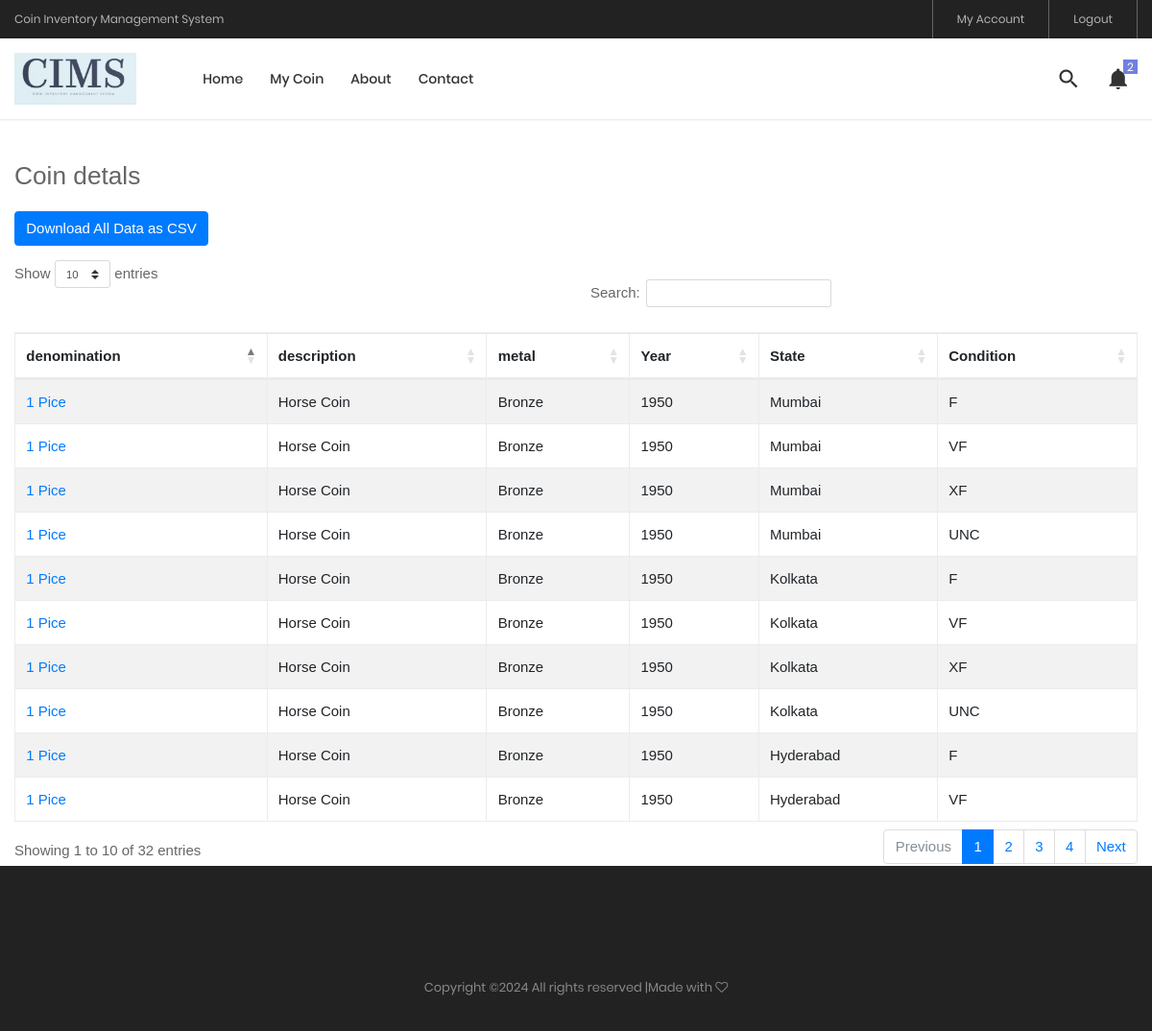
/coins/1/ (signed in), run on the app's committed database.
### mycoinApp/models.py (models this page shows, shortened)
class CoinStateCondition(models.Model):
    coin = models.ForeignKey(Coin, on_delete=models.CASCADE)
    state = models.ForeignKey(State, on_delete=models.CASCADE)
    condition = models.ForeignKey(Condition, on_delete=models.CASCADE)
    price = models.DecimalField(max_digits=10, decimal_places=2, blank=True, null=True)
    front_image = models.ImageField( upload_to="images/coins", blank=True, null=True, default="images/coins")
    back_image = models.ImageField( upload_to="images/coins/coin1.jpg", blank=True, null=True)
    class Meta:
        unique_together = ('coin', 'state', 'condition')

class Coin(models.Model):
    denomination = models.CharField(max_length=100)
    description = models.TextField()
    metal = models.CharField(max_length=100)
    year = models.PositiveIntegerField()

class State(models.Model):
    name = models.CharField(max_length=100, unique=True)

class Condition(models.Model):
    name = models.CharField(max_length=50, unique=True)

### mycoinApp/modules/coin_management/login.py (the view, shortened to what this page needs)
# urls.py: path('coins/<int:id>/', views.coins, name = 'coins' ),
def coins(request, id):
    logged_user = request.session.get('user_id', None)
    if not logged_user:
        messages.error(request,'Login required to access this page')
        return redirect('login')
    coin = Coin.objects.get(id=id)
    denomination = Coin.objects.filter(denomination=coin.denomination)
    notifications = PushNotification.objects.filter(user=logged_user)
    coinid = []
    for i in denomination:
        coinid.append(i.id)
    data = CoinStateCondition.objects.filter(coin__in=coinid)
    context={
        'data':data,
        'current_url': request.get_full_path(),
        'notifications' : notifications,
        'count' : notifications.count(),
    }
    return render(request,'coins.html',context)

### templates/coins.html (shortened to what this page needs)
{% load static %}
<!DOCTYPE html>
<html lang="en">
<head>
    <link href="https://stackpath.bootstrapcdn.com/bootstrap/4.5.2/css/bootstrap.min.css" rel="stylesheet">
    <link href="https://cdn.datatables.net/1.10.21/css/dataTables.bootstrap4.min.css" rel="stylesheet">
	<link rel="stylesheet" type="text/css" href="{% static 'vendor/bootstrap/css/bootstrap.min.css' %}">
	<link rel="stylesheet" type="text/css" href="{% static 'fonts/font-awesome-4.7.0/css/font-awesome.min.css' %}">
	<link rel="stylesheet" type="text/css" href="{% static 'fonts/iconic/css/material-design-iconic-font.min.css' %}">
	<link rel="stylesheet" type="text/css" href="{% static 'fonts/linearicons-v1.0.0/icon-font.min.css' %}">
	<link rel="stylesheet" type="text/css" href="{% static 'vendor/animate/animate.css' %}">
	<link rel="stylesheet" type="text/css" href="{% static 'vendor/css-hamburgers/hamburgers.min.css' %}">
	<link rel="stylesheet" type="text/css" href="{% static 'vendor/animsition/css/animsition.min.css' %}">
	<link rel="stylesheet" type="text/css" href="{% static 'vendor/select2/select2.min.css' %}">
	<link rel="stylesheet" type="text/css" href="{% static 'vendor/daterangepicker/daterangepicker.css' %}">
	<link rel="stylesheet" type="text/css" href="{% static 'vendor/slick/slick.css' %}">
	<link rel="stylesheet" type="text/css" href="{% static 'vendor/MagnificPopup/magnific-popup.css' %}">
	<link rel="stylesheet" type="text/css" href="{% static 'vendor/perfect-scrollbar/perfect-scrollbar.css' %}">
	<link rel="stylesheet" type="text/css" href="{% static 'css/util.css' %}">
	<link rel="stylesheet" type="text/css" href="{% static 'css/main.css' %}">
</head>
<body class="animsition">
	<header class="header-v4">
		<div class="container-menu-desktop">
			<div class="top-bar">
				<div class="content-topbar flex-sb-m h-full container">
					<div class="left-top-bar">
						Coin Inventory Management System
					</div>
					<div class="right-top-bar flex-w h-full">
						<a href="{% url 'login' %}" class="flex-c-m trans-04 p-lr-25">
							My Account
						</a>
						<a href="{% url 'logout' %}" class="flex-c-m trans-04 p-lr-25">
							Logout
						</a>
					</div>
				</div>
			</div>
			<div class="wrap-menu-desktop how-shadow1">
				<nav class="limiter-menu-desktop container">
					<a href="#" class="logo">
						<img src="{% static 'images/coins/CIMS.jpeg' %}" alt="IMG-LOGO">
					</a>
					<div class="menu-desktop">
						<ul class="main-menu">
							<li>
								<a href="{% url 'home' %}">Home</a>
							</li>
							<li>
								<a href="{% url 'my_coin' %}">My Coin</a>
							</li>
							<li>
								<a href="#">About</a>
							</li>
							<li>
								<a href="{% url 'contact' %}">Contact</a>
							</li>
						</ul>
					</div>
					<div class="wrap-icon-header flex-w flex-r-m">
						<div class="icon-header-item cl2 hov-cl1 trans-04 p-l-22 p-r-11 js-show-modal-search">
							<i class="zmdi zmdi-search"></i>
						</div>
						<div class="icon-header-item cl2 hov-cl1 trans-04 p-l-22 p-r-11 icon-header-noti js-show-cart" data-notify="2">
							<i class="zmdi zmdi-notifications"></i>
						</div>
					</div>
				</nav>
			</div>
		</div>
	</header>
    <div class="container mt-5" >
        <h3 class="mb-4"> Coin detals </h3>
		<a href="{{ request.get_full_path }}?download=csv" class="btn btn-primary mb-3">Download All Data as CSV</a>
        <table id="example" class="table table-striped table-bordered" style="width:100%">
            <thead>
                <tr>
                    <th>denomination</th>
                    <th>description</th>
                    <th>metal</th>
                    <th>Year</th>
                    <th>State</th>
                    <th>Condition</th>
                </tr>
            </thead>
            <tbody>
				{% for item in data %}
                <tr>
                    <td><a href="{% url 'coin-detail' item.id %}">
                    {{item.coin.denomination}}</a> </td>
                    <td>{{item.coin.description}}</td>
                    <td>{{item.coin.metal}}</td>
                    <td>{{item.coin.year}}</td>
                    <td>{{item.state.name}}</td>
                    <td>{{item.condition.name}}</td>
                </tr>
				{% endfor %}
            </tbody>
        </table>
    </div>
	<footer class="bg3 p-t-75 p-b-32">
		<div class="container">
			<div class="p-t-40">
				<p class="stext-107 cl6 txt-center">
Copyright &copy;<script>document.write(new Date().getFullYear());</script> All rights reserved |Made with <i class="fa fa-heart-o" aria-hidden="true"></i>
				</p>
			</div>
		</div>
	</footer>
</body>
</html>

### static/css/main.css (style rules this page uses)
.container { max-width: 1380px; }
@media (max-width: 1600px) { .container { max-width: 1200px; } }
.container-menu-desktop { height: auto; width: 100%; position: relative; -webkit-transition: all 0.3s; -o-transition: all 0.3s; -moz-transition: all 0.3s; transition: all 0.3s; }
.header-v4 .container-menu-desktop { height: 124px; }
.top-bar { height: 40px; background-color: #222; }
.left-top-bar { font-family: Poppins-Regular; font-size: 12px; line-height: 1.8; color: #b2b2b2; }
.right-top-bar a { font-family: Poppins-Regular; font-size: 12px; line-height: 1.8; height: 100%; color: #b2b2b2; border-right: 1px solid rgba(255,255,255,0.3); }
.right-top-bar a:first-child { border-left: 1px solid rgba(255,255,255,0.3); }
.wrap-menu-desktop { position: fixed; z-index: 1100; background-color: transparent; width: 100%; height: 84px; top: 40px; left: 0px; -webkit-transition: height 0.3s, background-color 0.3s; -o-transition: height 0.3s, background-color 0.3s; -moz-transition: height 0.3s, background-color 0.3s; transition: height 0.3s, background-color 0.3s; }
.header-v4 .wrap-menu-desktop { background-color: #fff; }
.limiter-menu-desktop { height: 100%; display: -webkit-box; display: -webkit-flex; display: -moz-box; display: -ms-flexbox; display: flex; align-items: center; background-color: transparent; }
.logo { display: -webkit-box; display: -webkit-flex; display: -moz-box; display: -ms-flexbox; display: flex; align-items: center; height: 65%; margin-right: 55px; }
.logo img { max-width: 100%; max-height: 100%; }
.menu-desktop { display: -webkit-box; display: -webkit-flex; display: -moz-box; display: -ms-flexbox; display: flex; align-items: center; height: 100%; }
.main-menu { list-style-type: none; margin: 0; display: -webkit-box; display: -webkit-flex; display: -moz-box; display: -ms-flexbox; display: flex; align-items: center; }
.main-menu > li { display: block; position: relative; padding: 20px 10px 20px 0px; margin: 0px 4px 0px 14px; }
.main-menu > li > a { font-family: Poppins-Medium; font-size: 14px; color: #333; padding: 5px 0px; transition: all 0.4s; -webkit-transition: all 0.4s; -o-transition: all 0.4s; -moz-transition: all 0.4s; }
.wrap-icon-header { flex-grow: 1; }
.icon-header-item { position: relative; font-size: 26px; line-height: 1; cursor: pointer; }
.icon-header-noti::after { content: attr(data-notify); font-family: Poppins-Regular; font-size: 12px; color: #fff; line-height: 15px; text-align: center; display: block; position: absolute; top: -7px; right: 0; min-width: 15px; height: 15px; padding: 0 3px; background-color: #717fe0; }
.cl2 { color: #333; }
.cl6 { color: #888; }
.stext-107 { font-family: Poppins-Regular; font-size: 13px; line-height: 1.923; }
.bg3 { background-color: #222; }
.how-shadow1 { box-shadow: 0 0px 3px 0px rgba(0,0,0,0.2); -moz-box-shadow: 0 0px 3px 0px rgba(0,0,0,0.2); -webkit-box-shadow: 0 0px 3px 0px rgba(0,0,0,0.2); -o-box-shadow: 0 0px 3px 0px rgba(0,0,0,0.2); -ms-box-shadow: 0 0px 3px 0px rgba(0,0,0,0.2); }

### data on the page
CoinStateCondition: coin.denomination "1 Pice", coin.description "Horse Coin", coin.metal "Bronze", coin.year "1950", state.name "Mumbai", condition.name "F"
CoinStateCondition: coin.denomination "1 Pice", coin.description "Horse Coin", coin.metal "Bronze", coin.year "1950", state.name "Mumbai", condition.name "VF"
CoinStateCondition: coin.denomination "1 Pice", coin.description "Horse Coin", coin.metal "Bronze", coin.year "1950", state.name "Mumbai", condition.name "XF"
CoinStateCondition: coin.denomination "1 Pice", coin.description "Horse Coin", coin.metal "Bronze", coin.year "1950", state.name "Mumbai", condition.name "UNC"
CoinStateCondition: coin.denomination "1 Pice", coin.description "Horse Coin", coin.metal "Bronze", coin.year "1950", state.name "Kolkata", condition.name "F"
CoinStateCondition: coin.denomination "1 Pice", coin.description "Horse Coin", coin.metal "Bronze", coin.year "1950", state.name "Kolkata", condition.name "VF"
CoinStateCondition: coin.denomination "1 Pice", coin.description "Horse Coin", coin.metal "Bronze", coin.year "1950", state.name "Kolkata", condition.name "XF"
CoinStateCondition: coin.denomination "1 Pice", coin.description "Horse Coin", coin.metal "Bronze", coin.year "1950", state.name "Kolkata", condition.name "UNC"
CoinStateCondition: coin.denomination "1 Pice", coin.description "Horse Coin", coin.metal "Bronze", coin.year "1950", state.name "Hyderabad", condition.name "F"
CoinStateCondition: coin.denomination "1 Pice", coin.description "Horse Coin", coin.metal "Bronze", coin.year "1950", state.name "Hyderabad", condition.name "VF"
